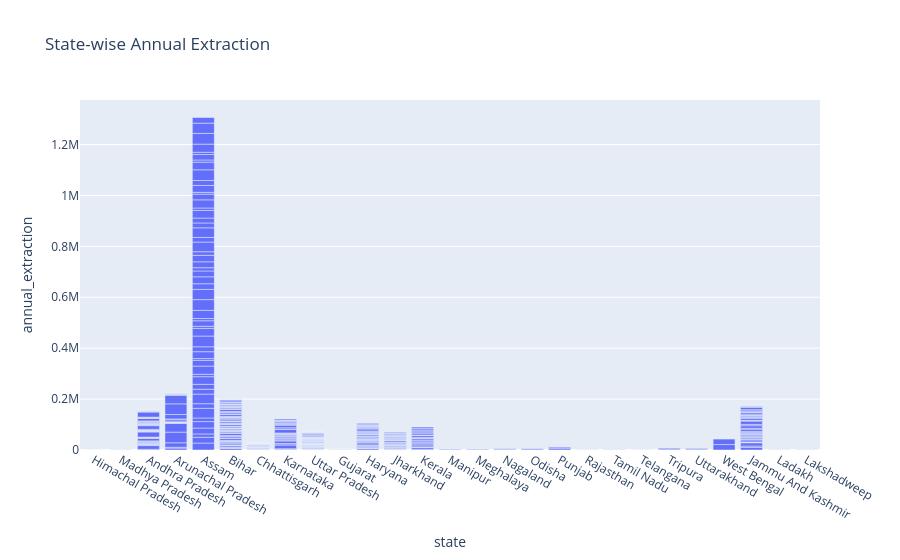

The notebook cell this image was saved under:
### Code cell
fig = px.bar(df, x="state", y="annual_extraction",
            title="State-wise Annual Extraction")
fig.show()

### Figure 1 — Plotly figure (JSON) as saved in the notebook; plotly's stock layout.template omitted (floating-point values rounded to 4 significant figures; data arrays with more than 128 entries replaced by an {"elided": "..."} marker saying what was removed)
{"data": [{"hovertemplate": "state=%{x}<br>annual_extraction=%{y}<extra></extra>", "legendgroup": "", "marker": {"color": "#636efa", "pattern": {"shape": ""}}, "name": "", "orientation": "v", "showlegend": false, "textposition": "auto", "type": "bar", "x": {"elided": "758 str values"}, "xaxis": "x", "y": {"elided": "758 float values"}, "yaxis": "y"}], "layout": {"barmode": "relative", "legend": {"tracegroupgap": 0}, "title": {"text": "State-wise Annual Extraction"}, "xaxis": {"anchor": "y", "domain": [0, 1], "title": {"text": "state"}}, "yaxis": {"anchor": "x", "domain": [0, 1], "title": {"text": "annual_extraction"}}}}
